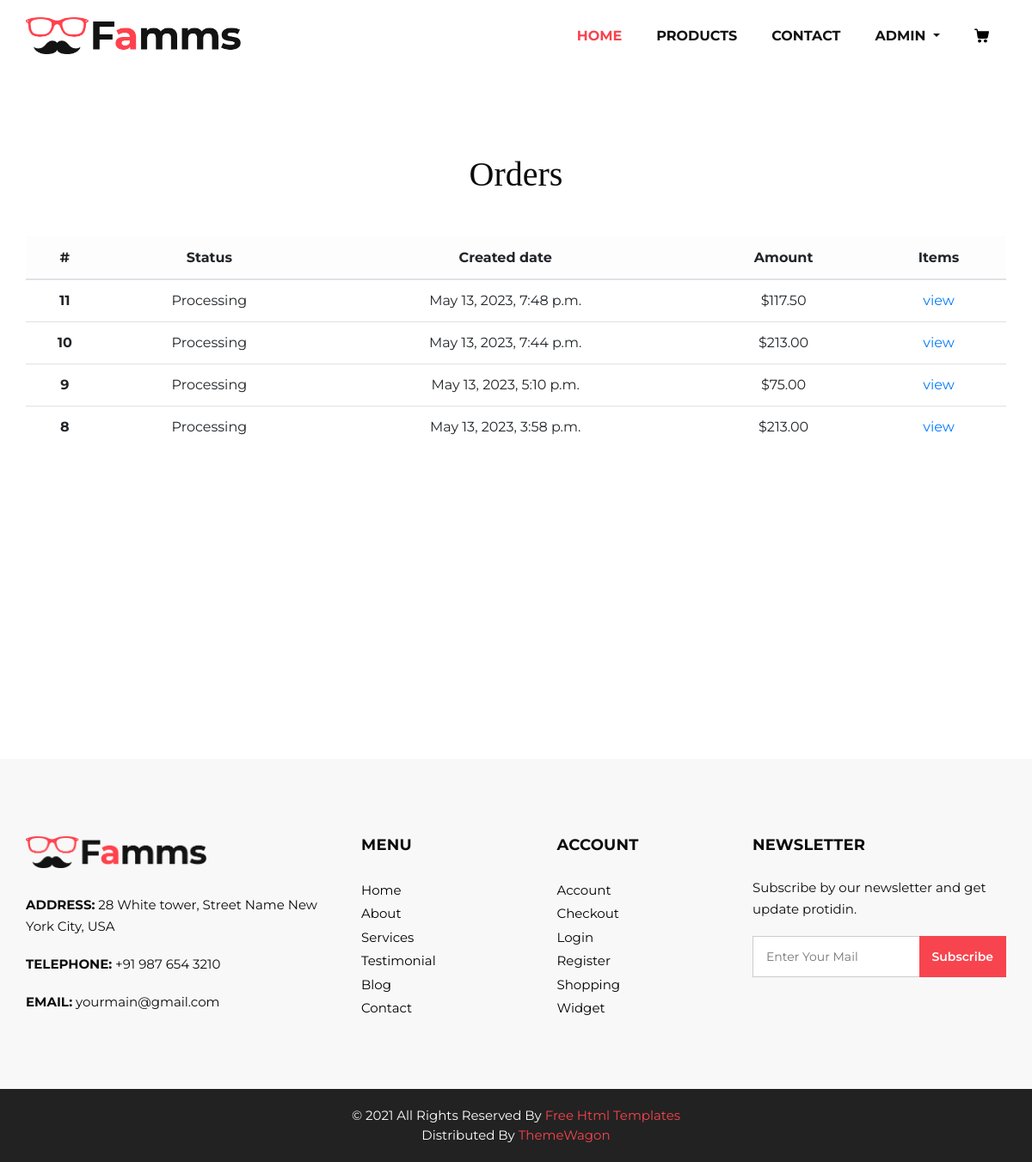
/order/orders/ (signed in), run on the app's committed database.
### users/models.py (models this page shows)
class User(AbstractUser):
    image = models.ImageField(upload_to='users_image', null=True, blank=True)
    address = models.TextField(null=True, blank=True)

### orders/models.py (models this page shows, shortened)
class Order(models.Model):
    user = models.ForeignKey(to=User, on_delete=models.SET_DEFAULT, default=None, null=True, blank=True)
    first_name = models.CharField(max_length=100)
    last_name = models.CharField(max_length=100)
    email = models.EmailField()
    address = models.TextField()
    order_status = (
        ("Pr", "Processing"),
        ("Co", "Confirmed"),
        ("Ca", "Canceled"),
        ("Dy", "Delivery"),
        ("Dd", "Delivered"),
    )
    status = models.CharField(max_length=2, choices=order_status, default="Pr")
    created = models.DateTimeField(auto_now_add=True)
    updated = models.DateTimeField(auto_now=True)
    def get_status(self):
        order_status = {
            "Pr": "Processing",
            "Co": "Confirmed",
            "Ca": "Canceled",
            "Dy": "Delivery",
            "Dd": "Delivered"
        }
        return order_status[f"{self.status}"]
    def items(self):
        return OrderItem.objects.filter(order_id=self.id)
    def total_sum(self):
        return sum(orderItem.sum() for orderItem in self.items())

class OrderItem(models.Model):
    order = models.ForeignKey(to=Order, on_delete=models.CASCADE)
    product = models.ForeignKey(to=Product, on_delete=models.CASCADE)
    quantity = models.PositiveSmallIntegerField(default=0)
    objects = OrderItemQuerySet.as_manager()
    def sum(self):
        return self.product.actual_price() * self.quantity

### products/models.py (models this page shows, shortened)
class Product(models.Model):
    name = models.CharField(max_length=100)
    description = models.TextField(null=True, blank=True)
    image = models.ImageField(upload_to="product_images")
    price = models.DecimalField(max_digits=6, decimal_places=2)
    quantity = models.PositiveIntegerField(default=0)
    category = models.ForeignKey(to=ProductCategory, on_delete=models.PROTECT)
    def discount(self):
        try:
            return Discount.objects.get(product=self)
        except Exception:
            return None
    def actual_price(self):
        if self.discount():
            return self.price - ((self.discount().value * self.price) / 100)
        else:
            return self.price

class Discount(models.Model):
    product = models.ForeignKey(to=Product, on_delete=models.CASCADE)
    description = models.TextField(null=True, blank=True)
    value = models.IntegerField()
    active = models.BooleanField(default=True)

### orders/views.py (the view)
# urls.py: path('order/', include('orders.urls', namespace='order')),
@login_required
def orders(request):
    context = {
        'title': "Famms - orders",
        'orders': Order.objects.filter(user=request.user).order_by("-id")
    }
    return render(request, "orders/orders.html", context)

### orders/templates/orders/orders.html
{% extends 'base.html' %}
{% load static %}
{% block content %}
    <section>
        <div class="container pt-5 vh-100">
            <div class="text-center mt-5">
                {% if orders %}
                    <h1>Orders</h1>
                    <div class="orders mt-5">
                        <table class="table">
                            <thead>
                            <tr class="table-light">
                                <th scope="col">#</th>
                                <th scope="col">Status</th>
                                <th scope="col">Created date</th>
                                <th scope="col">Amount</th>
                                <th scope="col">Items</th>
                            </tr>
                            </thead>
                            <tbody>
                            {% for order in orders %}
                                <tr
                                        {% if order.status == "Pr" %}
                                        {% elif order.status == "Co" %} class="table-success"
                                        {% elif order.status == "Ca" %} class="table-danger"
                                        {% elif order.status == "Dy" %} class="table-info"
                                        {% elif order.status == "Dd" %} class="table-success"
                                        {% endif %} >
                                    <th scope="row">{{ order.id }}</th>
                                    <td>{{ order.get_status }}</td>
                                    <td>{{ order.created }}</td>
                                    <td>${{ order.total_sum }}</td>
                                    <td>
                                        <a href="{% url "order:order" order.id %}">view</a>
                                    </td>
                                </tr>
                            {% endfor %}
                            </tbody>
                        </table>
                    </div>
                    </div>
                {% else %}
                    <h1>No orders</h1>
                {% endif %}
        </div>
    </section>
{% endblock %}

### index/templates/base.html (shortened to what this page needs)
{% load static %}
<!DOCTYPE html>
<html lang="en">
<head>
    <link rel="stylesheet" type="text/css" href="{% static 'css/bootstrap.css' %}"/>
    <link href="{% static 'css/font-awesome.min.css' %}" rel="stylesheet"/>
    <link href="{% static 'css/style.css' %}" rel="stylesheet"/>
    <link href="{% static 'css/responsive.css' %}" rel="stylesheet"/>
</head>
<body>
<header class="header_section">
    <div class="container">
        <nav class="navbar navbar-expand-lg custom_nav-container ">
            <a class="navbar-brand" href="{% url 'index:index' %}"><img width="250" src="{% static 'images/logo.png' %}"
                                                                        alt="#"/></a>
            <div class="collapse navbar-collapse" id="navbarSupportedContent">
                <ul class="navbar-nav">
                    <li class="nav-item active">
                        <a class="nav-link" href="{% url 'index:index' %}">Home </a>
                    </li>
                    <li class="nav-item">
                        <a class="nav-link" href="{% url 'products:index' %}">Products</a>
                    </li>
                    <li class="nav-item">
                        <a class="nav-link" href="{% url 'index:contact' %}">Contact</a>
                    </li>
                    {% if user.is_authenticated %}
                        <li class="nav-item dropdown">
                            <a class="nav-link dropdown-toggle" href="#" data-toggle="dropdown" role="button"
                               aria-haspopup="true" aria-expanded="true"> <span
                                    class="nav-label"> {{ user.username }} </span></a>
                        </li>
                    {% else %}
                        <li class="nav-item">
                            <a class="nav-link" href="{% url "user:login" %}">Sing-up</a>
                        </li>
                    {% endif %}
                    <li class="nav-item">
                        <a class="nav-link" href="#">
                        </a>
                    </li>
                </ul>
            </div>
        </nav>
    </div>
</header>
{% block content %} {% endblock %}
<footer>
    <div class="container">
        <div class="row">
            <div class="col-md-4">
                <div class="full">
                    <div class="logo_footer">
                        <a href="#"><img width="210" src="{% static 'images/logo.png' %}" alt="#"/></a>
                    </div>
                    <div class="information_f">
                        <p><strong>ADDRESS:</strong> 28 White tower, Street Name New York City, USA</p>
                        <p><strong>TELEPHONE:</strong> +91 987 654 3210</p>
                        <p><strong>EMAIL:</strong> yourmain@gmail.com</p>
                    </div>
                </div>
            </div>
            <div class="col-md-8">
                <div class="row">
                    <div class="col-md-7">
                        <div class="row">
                            <div class="col-md-6">
                                <div class="widget_menu">
                                    <h3>Menu</h3>
                                    <ul>
                                        <li><a href="{% url 'index:index' %}">Home</a></li>
                                        <li><a href="#">About</a></li>
                                        <li><a href="#">Services</a></li>
                                        <li><a href="#">Testimonial</a></li>
                                        <li><a href="#">Blog</a></li>
                                        <li><a href="#">Contact</a></li>
                                    </ul>
                                </div>
                            </div>
                            <div class="col-md-6">
                                <div class="widget_menu">
                                    <h3>Account</h3>
                                    <ul>
                                        <li><a href="#">Account</a></li>
                                        <li><a href="#">Checkout</a></li>
                                        <li><a href="#">Login</a></li>
                                        <li><a href="#">Register</a></li>
                                        <li><a href="#">Shopping</a></li>
                                        <li><a href="#">Widget</a></li>
                                    </ul>
                                </div>
                            </div>
                        </div>
                    </div>
                    <div class="col-md-5">
                        <div class="widget_menu">
                            <h3>Newsletter</h3>
                            <div class="information_f">
                                <p>Subscribe by our newsletter and get update protidin.</p>
                            </div>
                            <div class="form_sub">
                                <form>
                                    <fieldset>
                                        <div class="field">
                                            <input type="email" placeholder="Enter Your Mail" name="email"/>
                                            <input type="submit" value="Subscribe"/>
                                        </div>
                                    </fieldset>
                                </form>
                            </div>
                        </div>
                    </div>
                </div>
            </div>
        </div>
    </div>
</footer>
<div class="cpy_">
    <p class="mx-auto">© 2021 All Rights Reserved By <a href="https://html.design/">Free Html Templates</a><br>
        Distributed By <a href="https://themewagon.com/" target="_blank">ThemeWagon</a>
    </p>
</div>
</body>

### static/css/style.css (style rules this page uses)
* { box-sizing: border-box; }
body { font-family: 'Montserrat', sans-serif; color: #0c0c0c; background-color: #ffffff; overflow-x: hidden; }
h1, h2 { font-family: 'Playfair Display', serif; }
a, a:hover, a:focus { text-decoration: none; }
.header_section { padding: 15px 0; }
.navbar-brand { font-family: 'Playfair Display', serif; }
.custom_nav-container { padding: 0; }
.custom_nav-container .navbar-nav { margin-left: auto; }
.custom_nav-container .navbar-nav .nav-item .nav-link { padding: 5px 20px; color: #131313; text-align: center; text-transform: uppercase; border-radius: 5px; -webkit-transition: all 0.3s; transition: all 0.3s; font-weight: 700; }
.custom_nav-container .navbar-nav .nav-item .nav-link svg { width: 17px; height: auto; fill: #000000; margin-bottom: 2px; }
.custom_nav-container .navbar-nav .nav-item:hover .nav-link, .custom_nav-container .navbar-nav .nav-item.active .nav-link { color: #f7444e; }
footer { background: #f8f8f8; padding: 90px 0 70px; }
.logo_footer { margin-bottom: 30px; }
.information_f p { margin-bottom: 1.2rem; line-height: 25px; font-size: 15px; }
.widget_menu h3 { font-size: 18px; font-weight: 700; text-transform: uppercase; letter-spacing: 0.2px; margin-bottom: 25px; }
.widget_menu ul { list-style: none; padding: 0; margin: 0; }
.widget_menu ul li { float: left; width: 100%; }
.widget_menu ul li a { font-size: 15px; color: #000; margin-bottom: 0; float: left; width: 100%; margin-top: 5px; }
.field { display: flex; }
.widget_menu { float: left; width: 100%; }
div.form_sub .field input[type="email"], div.form_sub .field input[type="email"]:hover, div.form_sub .field input[type="email"]:focus { padding: 10px 110px 10px 15px; border-radius: 0; border: solid #ccc 1px; font-size: 14px; position: relative; box-shadow: none; width: 100%; height: 48px; }
.form_sub { position: relative; }
.form_sub input[type="email"] + input[type="submit"] { position: absolute; right: 0; background: #f7444e; color: #fff; border: none; top: 0px; font-size: 14px; height: 48px; font-weight: 600; padding: 0 15px; }
form input { background: #fff; border: solid #ccc 1px; padding: 15px 15px; width: 100%; font-size: 14px; margin-bottom: 20px; text-transform: capitalize; line-height: normal; }
form input[type="submit"] { border: none; padding: 15px 45px; width: auto; font-size: 16px; text-transform: capitalize; line-height: normal; margin: 0 auto; display: flex; background: #333; color: #fff; font-weight: 600; transition: ease all 0.1s; }
.cpy_ { background: #222; text-align: center; padding: 20px 0; }
.cpy_ p { margin: 0; color: #fff; font-size: 15px; font-weight: 400; }
.cpy_ p a { margin: 0; color: #f7444e; font-size: 15px; font-weight: 400; }

### static/css/responsive.css (style rules this page uses)
@media (min-width: 1200px) { .container { max-width: 1170px; } }

### data on the page
User: username "ADMIN"
Order: id "11", get_status "Processing", created "May 13, 2023, 7:48 p.m.", total_sum "117.50"
Order: id "10", get_status "Processing", created "May 13, 2023, 7:44 p.m.", total_sum "213.00"
Order: id "9", get_status "Processing", created "May 13, 2023, 5:10 p.m.", total_sum "75.00"
Order: id "8", get_status "Processing", created "May 13, 2023, 3:58 p.m.", total_sum "213.00"
